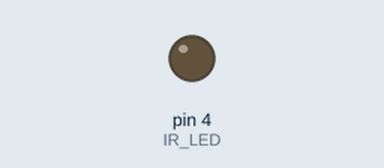
Bench run of a sketch on a simulated Arduino Uno, built with avr-gcc and run on an emulated ATmega328P. Shown: output pins drawn as LEDs (lit = HIGH).

Above: at 0.05 s.
Timing chart, 0 to 3.0 s (numbered marks = the images above):
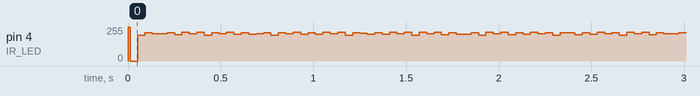

The sketch:

_10_Garage_Opener.ino
```cpp
#define IR_LED 4
#define NUM_BITS 21
#define NUM_REPETITIONS 5

#define DEBUG 0
#if DEBUG
  #define delayMicroseconds(x) delay(x)
#endif

#define LOW_TIME 92
#define FULL_HIGH_TIME 352
#define HALF_HIGH_TIME FULL_HIGH_TIME/2

void sendCode();
void sendBit(boolean IRbit);

boolean bit_array[NUM_BITS] = {1,0,1,1,0,1,1,1,1,0,1,1,1,0,1,0,0,1,0,1,1};

void setup() {
  // put your setup code here, to run once:
  //noInterrupts();
  pinMode(IR_LED, OUTPUT);
  digitalWrite(IR_LED, HIGH);
  delayMicroseconds(10720);

}

void loop() {
  // put your main code here, to run repeatedly:
#if DEBUG
  delay(1000);
  sendBit(true);
  sendBit(true);
  delay(1000);
  sendBit(false);
  sendBit(false);
#endif
  for(int l=0; l<NUM_REPETITIONS; l++)
  {
    sendCode();
  }
  digitalWrite(IR_LED, HIGH);
  delayMicroseconds(10720);
}

void sendCode()
{
  for(int i=0; i<NUM_BITS; i++)
  {
    sendBit(bit_array[i]);
  }
  delayMicroseconds(5600);  //delay till repetition
}

void sendBit(boolean IRbit)
{
  if(IRbit)
  {
    digitalWrite(IR_LED, LOW);
    delayMicroseconds(LOW_TIME);
    digitalWrite(IR_LED, HIGH);
    delayMicroseconds(FULL_HIGH_TIME);
  }
  else
  {
    digitalWrite(IR_LED, LOW);
    delayMicroseconds(LOW_TIME);
    digitalWrite(IR_LED, HIGH);
    delayMicroseconds(HALF_HIGH_TIME);
    digitalWrite(IR_LED, LOW);
    delayMicroseconds(HALF_HIGH_TIME);
  }
}
```
